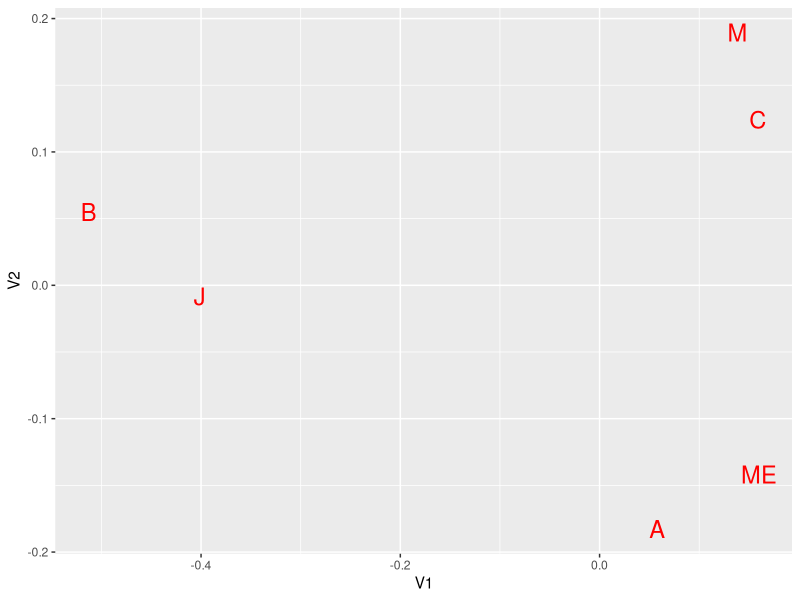

Recreate this plot in R.
#
# University: Universidad de Valladolid
# Degree: Grado en Estadística
# Subject: Análisis de Datos
# Year: 2017/18
# Teacher: Miguel Alejandro Fernández Temprano
# Author: Sergio García Prado (garciparedes.me)
# Name: Componentes Principales - Práctica 01
#
#

rm(list = ls())

# 1.	Construir la matriz

N <- t(matrix(
  c(20,20,20,
    40,10,40,
    20,10,40),
  ncol=3
))
print(N)


# 2.	Construir las matrices F, Dr, Dc y las matrices de puntos fila y columna.

F <- N / sum(N)
print(F)

Dr <- diag(rowSums(N) / sum(N))
Dc <- diag(colSums(N) / sum(N))
print(Dr)
print(Dc)

Pr <- solve(Dr) %*% F
Pc <- solve(Dc) %*% t(F)
print(Pr)
print(Pc)


# 3. Calcular las distancias chi cuadrado entre los tres puntos fila

d_chi_square <- function(x, y) (t(x - y) %*% solve(Dc) %*% (x - y))[1,1]
D <- c(
  d_chi_square(Pr[1,],Pr[2,]),
  d_chi_square(Pr[1,],Pr[3,]),
  d_chi_square(Pr[2,],Pr[3,])
)
print(D)


# 4. Calcular el valor del estadístico chi cuadrado

chi_value <- sum(
  (N - (rowSums(N) %*% t(colSums(N))) / sum(N)) ^ 2 /
  ((rowSums(N) %*% t(colSums(N))) / sum(N))
)
print(chi_value)

pval <- pchisq(chi_value, df=4, lower.tail=FALSE)
print(pval)

# 5. Calcular la inercia total como la suma ponderada de las distancias chi
# cuadrado al centro de gravedad de los puntos fila y comprobar que es el
# estadístico chi cuadrado dividido por n

Gc <- colSums(N) / sum(N)
Gr <- rowSums(N) / sum(N)
print(Gc)
print(Gr)

diag(t(t(Pr) - Gc) %*% solve(Dc) %*% t(t(t(Pr)-Gc))) %*% Gr
G <- (diag(t(t(Pr) - Gc) %*% solve(Dc) %*% t(t(t(Pr)-Gc))) %*% Gr)[1,1]
print(G)


# 6. Construir la matriz a diagonalizar, diagonalizarla calculando los
# autovalores y autovectores unitarios

X <- t(F) %*% solve(Dr) %*% F %*% solve(Dc)
print(X)
X_eigenvec_1 <- eigen(X)$vectors
X_eigenval <- eigen(X)$values

print(X_eigenval)
norm <- diag(t(X_eigenvec_1) %*% solve(Dc) %*% X_eigenvec_1)
X_eigenvec <- t(t(X_eigenvec_1)/sqrt(norm))
print(X_eigenvec)

# 7. Calcular los factores y las proyecciones de los puntos fila sobre los ejes


fact <- solve(Dc) %*% X_eigenvec
print(fact)

Proyec_r <- Pr %*% fact
print(Proyec_r)


# 8. Calcular las distancias euclídeas entre las proyecciones y compararlas con
# las del punto 3

d_euclidean <- function(x, y) sum( (x / rowSums(F) - y / rowSums(F))^2)
print(d_euclidean(Pr[2,], Pr[3,]))
print(d_chi_square(Pr[2,], Pr[3,]))


# 9. Calcular los factores y las proyecciones de los puntos columna sobre los
# ejes

Proyec_c = t(sqrt(X_eigenval) * t(fact))


# 10. Efectuar una representación conjunta de las proyecciones de filas y
# columnas

Proyec_r_df <- as.data.frame(Proyec_r[,2:3])
Proyec_c_df <- as.data.frame(Proyec_c[,2:3])
rownames(Proyec_r_df)<-c("J","ME","M")
rownames(Proyec_c_df)<-c("A","B","C")
Proyec_df<-rbind(Proyec_r_df,Proyec_c_df)


library(ggplot2)
ggplot(data = Proyec_df, aes(x = V1, y = V2, label=rownames(Proyec_df))) +
  geom_text(colour = "red", size = 6)
